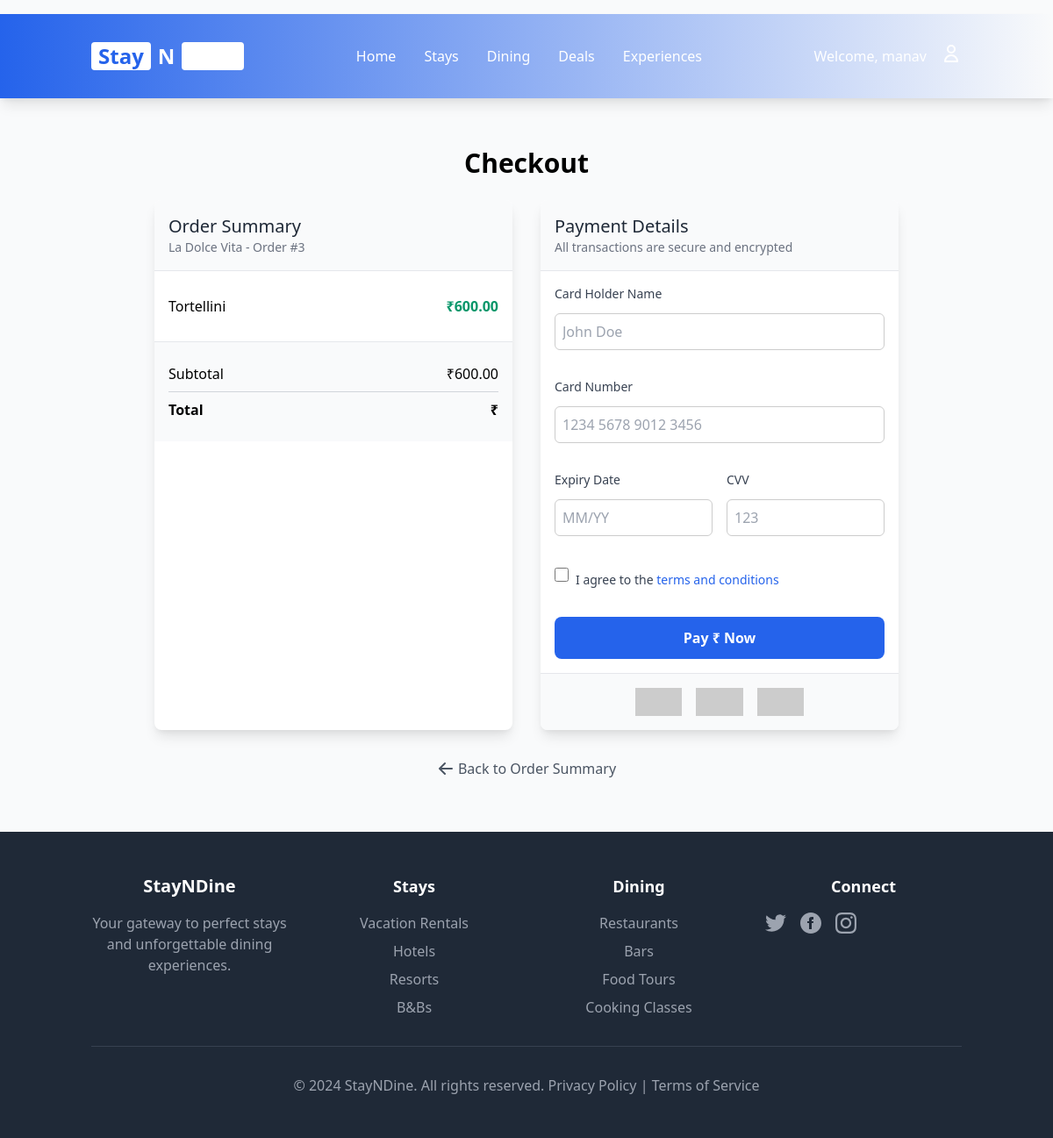
Screenshot of /orders/3/checkout/ (signed in) with the database file from the repository.
### main/models.py (models this page shows, shortened)
class Order(models.Model):
    STATUS_CHOICES = [
        ('Pending', 'Pending'),
        ('Preparing', 'Preparing'),
        ('Completed', 'Completed'),
        ('Cancelled', 'Cancelled'),
    ]
    user = models.ForeignKey(User, on_delete=models.CASCADE, null=True, blank=True)
    guest_id = models.UUIDField(default=uuid.uuid4, editable=False, null=True, blank=True)
    restaurant = models.ForeignKey(Restaurant, on_delete=models.CASCADE)
    items = models.ManyToManyField(MenuItem)
    status = models.CharField(max_length=20, choices=STATUS_CHOICES, default='Pending')
    total_price = models.DecimalField(max_digits=8, decimal_places=2, default=0.00, editable=False)
    discount_applied = models.DecimalField(max_digits=8, decimal_places=2, default=0.00)
    coupon = models.ForeignKey(Coupon, null=True, blank=True, on_delete=models.SET_NULL)
    created_at = models.DateTimeField(auto_now_add=True)
    def __init__(self, *args, **kwargs):
        super().__init__(*args, **kwargs)
        self.skip_price_calculation = False

class Restaurant(models.Model):
    name = models.CharField(max_length=255)
    location = models.CharField(max_length=255)
    description = models.TextField(blank=True)
    image = models.ImageField(upload_to="restaurants/", blank=True, null=True)

class MenuItem(models.Model):
    restaurant = models.ForeignKey(Restaurant, on_delete=models.CASCADE, related_name="menu_items")
    name = models.CharField(max_length=255)
    price = models.DecimalField(max_digits=10, decimal_places=2, validators=[MinValueValidator(0.01)])
    description = models.TextField(blank=True)
    image = models.ImageField(upload_to="menu_items/", blank=True, null=True)

### main/views.py (the view)
# urls.py: path('orders/<int:order_id>/checkout/', views.checkout, name='checkout'),
@login_required
def checkout(request, order_id):
    order = get_object_or_404(Order, id=order_id, user=request.user)
    if request.method == 'POST':
        order.status = 'Preparing'
        order.save()
        messages.success(request, 'Payment successful! Your order is being prepared.')
        return redirect('order_history')
    return render(request, 'main/checkout.html', {'order': order})

### hotel_management/urls.py (called while the page is built)
    def __call__(self, request):
        logger.info(f"Received request: {request.method} {request.path}")
        response = self.get_response(request)
        logger.info(f"Response status: {response.status_code}")
        return response

### main/templates/main/checkout.html (shortened to what this page needs)
{% extends 'main/base.html' %}
{% load static %}
{% block content %}
<div class="max-w-4xl mx-auto p-6">
    <h2 class="text-3xl font-semibold mb-6 text-center">Checkout</h2>
    <div class="grid grid-cols-1 md:grid-cols-2 gap-8">
        <div class="bg-white rounded-lg shadow-lg overflow-hidden">
            <div class="bg-gray-50 p-4 border-b">
                <h3 class="text-xl font-medium text-gray-800">Order Summary</h3>
                <p class="text-gray-500 text-sm">{{ order.restaurant.name }} - Order #{{ order.id }}</p>
            </div>
            <div class="p-4">
                <div class="divide-y divide-gray-200">
                    {% for item in order.items.all %}
                        <div class="py-3 flex justify-between items-center">
                            <div>
                                <p class="font-medium">{{ item.name }}</p>
                            </div>
                            <p class="font-semibold text-green-600">₹{{ item.price }}</p>
                        </div>
                    {% endfor %}
                </div>
            </div>
            <div class="p-4 bg-gray-50 border-t">
                <div class="flex justify-between py-2">
                    <span>Subtotal</span>
                    <span>₹{{ order.total_price }}</span>
                </div>
                <div class="flex justify-between py-2 border-t border-gray-300 font-bold">
                    <span>Total</span>
                    <span>₹{{ order.total_price|add:"-"|add:order.discount_applied }}</span>
                </div>
            </div>
        </div>
        <div class="bg-white rounded-lg shadow-lg overflow-hidden">
            <div class="bg-gray-50 p-4 border-b">
                <h3 class="text-xl font-medium text-gray-800">Payment Details</h3>
                <p class="text-gray-500 text-sm">All transactions are secure and encrypted</p>
            </div>
            <form method="post" id="payment-form" class="p-4">
                <div class="mb-4">
                    <label for="card-holder" class="block text-gray-700 text-sm font-medium mb-2">Card Holder Name</label>
                    <input type="text" id="card-holder" name="card_holder" required
                           class="w-full px-3 py-2 border border-gray-300 rounded-md focus:outline-none focus:ring-2 focus:ring-blue-500"
                           placeholder="John Doe">
                </div>
                <div class="mb-4">
                    <label for="card-number" class="block text-gray-700 text-sm font-medium mb-2">Card Number</label>
                    <input type="text" id="card-number" name="card_number" required
                           class="w-full px-3 py-2 border border-gray-300 rounded-md focus:outline-none focus:ring-2 focus:ring-blue-500"
                           placeholder="1234 5678 9012 3456" maxlength="19" pattern="[0-9\s]{13,19}">
                </div>
                <div class="grid grid-cols-2 gap-4 mb-4">
                    <div>
                        <label for="expiry" class="block text-gray-700 text-sm font-medium mb-2">Expiry Date</label>
                        <input type="text" id="expiry" name="expiry" required
                               class="w-full px-3 py-2 border border-gray-300 rounded-md focus:outline-none focus:ring-2 focus:ring-blue-500"
                               placeholder="MM/YY" maxlength="5" pattern="(0[1-9]|1[0-2])\/[0-9]{2}">
                    </div>
                    <div>
                        <label for="cvv" class="block text-gray-700 text-sm font-medium mb-2">CVV</label>
                        <input type="text" id="cvv" name="cvv" required
                               class="w-full px-3 py-2 border border-gray-300 rounded-md focus:outline-none focus:ring-2 focus:ring-blue-500"
                               placeholder="123" maxlength="3" pattern="[0-9]{3}">
                    </div>
                </div>
                <div class="mb-6">
                    <label class="flex items-center">
                        <input type="checkbox" name="terms" required
                               class="h-4 w-4 text-blue-600 focus:ring-blue-500 border-gray-300 rounded">
                        <span class="ml-2 text-gray-700 text-sm">I agree to the <a href="#" class="text-blue-600 hover:underline">terms and conditions</a></span>
                    </label>
                </div>
                <div>
                    <button type="submit"
                            class="w-full bg-blue-600 hover:bg-blue-700 text-white font-bold py-3 px-4 rounded-lg transition-colors">
                        Pay ₹{{ order.total_price|add:"-"|add:order.discount_applied }} Now
                    </button>
                </div>
            </form>
            <div class="p-4 bg-gray-50 border-t text-center">
                <div class="flex justify-center space-x-4">
                    <img src="{% static 'main/images/visa.svg' %}" alt="Visa" class="h-8" onerror="this.onerror=null; this.src='https://via.placeholder.com/50x30?text=Visa'">
                    <img src="{% static 'main/images/mastercard.svg' %}" alt="Mastercard" class="h-8" onerror="this.onerror=null; this.src='https://via.placeholder.com/50x30?text=MC'">
                    <img src="{% static 'main/images/amex.svg' %}" alt="American Express" class="h-8" onerror="this.onerror=null; this.src='https://via.placeholder.com/50x30?text=Amex'">
                </div>
            </div>
        </div>
    </div>
    <div class="mt-8 text-center">
        <a href="{% url 'order_summary' order.id %}"
           class="inline-flex items-center text-gray-600 hover:text-gray-800 transition-colors">
            <svg xmlns="http://www.w3.org/2000/svg" class="h-5 w-5 mr-1" viewBox="0 0 20 20" fill="currentColor">
                <path fill-rule="evenodd" d="M9.707 16.707a1 1 0 01-1.414 0l-6-6a1 1 0 010-1.414l6-6a1 1 0 011.414 1.414L5.414 9H17a1 1 0 110 2H5.414l4.293 4.293a1 1 0 010 1.414z" clip-rule="evenodd" />
            </svg>
            Back to Order Summary
        </a>
    </div>
</div>
{% endblock %}

### main/templates/main/base.html (shortened to what this page needs)
{% load static %}
<!DOCTYPE html>
<html lang="en">
<head>
    <link rel="stylesheet" href="{% static 'main/styles.css' %}">
    <link href="https://cdn.jsdelivr.net/npm/tailwindcss@2.2.19/dist/tailwind.min.css" rel="stylesheet">
</head>
<body class="bg-gray-50 flex flex-col min-h-screen">
    <nav class="bg-gradient-to-r from-blue-600 to-orange-500 text-white shadow-lg">
        <div class="container mx-auto px-4">
            <div class="flex justify-between items-center h-16">
                <div class="flex-shrink-0">
                    <a href="/" class="text-2xl font-bold text-white flex items-center">
                        <span class="bg-white text-blue-600 px-2 rounded mr-2">Stay</span>
                        <span class="text-orange-400">N</span>
                        <span class="bg-white text-orange-600 px-2 rounded ml-2">Dine</span>
                    </a>
                </div>
                <div class="hidden md:flex space-x-8">
                    <a href="/" class="text-white hover:text-blue-200 transition duration-300">Home</a>
                    <a href="#stays" class="text-white hover:text-blue-200 transition duration-300">Stays</a>
                    <a href="/restaurants" class="text-white hover:text-orange-200 transition duration-300">Dining</a>
                    <a href="#deals" class="text-white hover:text-purple-200 transition duration-300">Deals</a>
                    <a href="#experiences" class="text-white hover:text-green-200 transition duration-300">Experiences</a>
                </div>
                <div class="hidden md:flex items-center space-x-4">
                    {% if user.is_authenticated %}
                        <span class="text-white">Welcome, {{ user.username }}</span>
                        <div class="relative group">
                            <button class="text-white hover:text-blue-200 transition duration-300">
                                <svg class="w-6 h-6" fill="none" stroke="currentColor" viewBox="0 0 24 24">
                                    <path stroke-linecap="round" stroke-linejoin="round" stroke-width="2" d="M16 7a4 4 0 11-8 0 4 4 0 018 0zM12 14a7 7 0 00-7 7h14a7 7 0 00-7-7z"></path>
                                </svg>
                            </button>
                        </div>
                    {% else %}
                        <a href="{% url 'login' %}" class="text-white hover:text-blue-200 transition duration-300">Login</a>
                        <a href="{% url 'register' %}" class="bg-white text-blue-600 px-4 py-2 rounded-full hover:bg-blue-100 transition duration-300">Sign Up</a>
                    {% endif %}
                </div>
            </div>
        </div>
    </nav>
    <main class="flex-grow">
        <div class="container mx-auto px-4 py-8">
            {% block content %}{% endblock %}
        </div>
    </main>
    <footer class="bg-gray-800 text-white py-8 mt-auto">
        <div class="container mx-auto px-4">
            <div class="grid grid-cols-1 md:grid-cols-4 gap-8">
                <div>
                    <h3 class="text-xl font-bold mb-4">StayNDine</h3>
                    <p class="text-gray-400">Your gateway to perfect stays and unforgettable dining experiences.</p>
                </div>
                <div>
                    <h4 class="text-lg font-semibold mb-4">Stays</h4>
                    <ul class="space-y-2">
                        <li><a href="#" class="text-gray-400 hover:text-white transition duration-300">Vacation Rentals</a></li>
                        <li><a href="#" class="text-gray-400 hover:text-white transition duration-300">Hotels</a></li>
                        <li><a href="#" class="text-gray-400 hover:text-white transition duration-300">Resorts</a></li>
                        <li><a href="#" class="text-gray-400 hover:text-white transition duration-300">B&Bs</a></li>
                    </ul>
                </div>
                <div>
                    <h4 class="text-lg font-semibold mb-4">Dining</h4>
                    <ul class="space-y-2">
                        <li><a href="#" class="text-gray-400 hover:text-white transition duration-300">Restaurants</a></li>
                        <li><a href="#" class="text-gray-400 hover:text-white transition duration-300">Bars</a></li>
                        <li><a href="#" class="text-gray-400 hover:text-white transition duration-300">Food Tours</a></li>
                        <li><a href="#" class="text-gray-400 hover:text-white transition duration-300">Cooking Classes</a></li>
                    </ul>
                </div>
                <div>
                    <h4 class="text-lg font-semibold mb-4">Connect</h4>
                    <div class="flex space-x-4">
                        <a href="#" class="text-gray-400 hover:text-white transition duration-300">
                        </a>
                        <a href="#" class="text-gray-400 hover:text-white transition duration-300">
                            <svg class="w-6 h-6" fill="currentColor" viewBox="0 0 24 24"><path d="M12 0c-6.627 0-12 5.373-12 12s5.373 12 12 12 12-5.373 12-12-5.373-12-12-12zm3 8h-1.35c-.538 0-.65.221-.65.778v1.222h2l-.209 2h-1.791v7h-3v-7h-2v-2h2v-2.308c0-1.769.931-2.692 3.029-2.692h1.971v3z"/></svg>
                        </a>
                        <a href="#" class="text-gray-400 hover:text-white transition duration-300">
                        </a>
                    </div>
                </div>
            </div>
            <div class="mt-8 border-t border-gray-700 pt-8 text-center text-gray-400">
                <p>&copy; 2024 StayNDine. All rights reserved.
                    <a href="#" class="hover:text-white">Privacy Policy</a> |
                    <a href="#" class="hover:text-white">Terms of Service</a>
                </p>
            </div>
        </div>
    </footer>
</body>
</html>

### main/static/main/styles.css (style rules this page uses)
body { font-family: 'Segoe UI', Tahoma, Geneva, Verdana, sans-serif; margin: 0; padding: 0; background-color: #f7f7f7; }
nav { display: flex; flex-wrap: wrap; justify-content: center; gap: 1rem; margin-top: 1rem; }
nav a { color: white; text-decoration: none; font-weight: 500; }
.container { padding: 1rem; max-width: 960px; margin: auto; }
footer { text-align: center; padding: 1rem; margin-top: 2rem; background-color: #f1f1f1; }
form input, form select, form textarea { width: 100%; padding: 0.6rem; margin-top: 0.25rem; margin-bottom: 1rem; border: 1px solid #ccc; border-radius: 0.375rem; }
input[type="checkbox"] { accent-color: #3b82f6; }
form input[type="text"] { border: 1px solid #ccc; padding: 0.5rem; width: 100%; margin-bottom: 1rem; border-radius: 0.375rem; }

### rows the page displays
Order: restaurant.name "La Dolce Vita", id "3", total_price "600.00"
MenuItem: name "Tortellini", price "600.00"

### other values shown
{{ user.username }} "manav"
